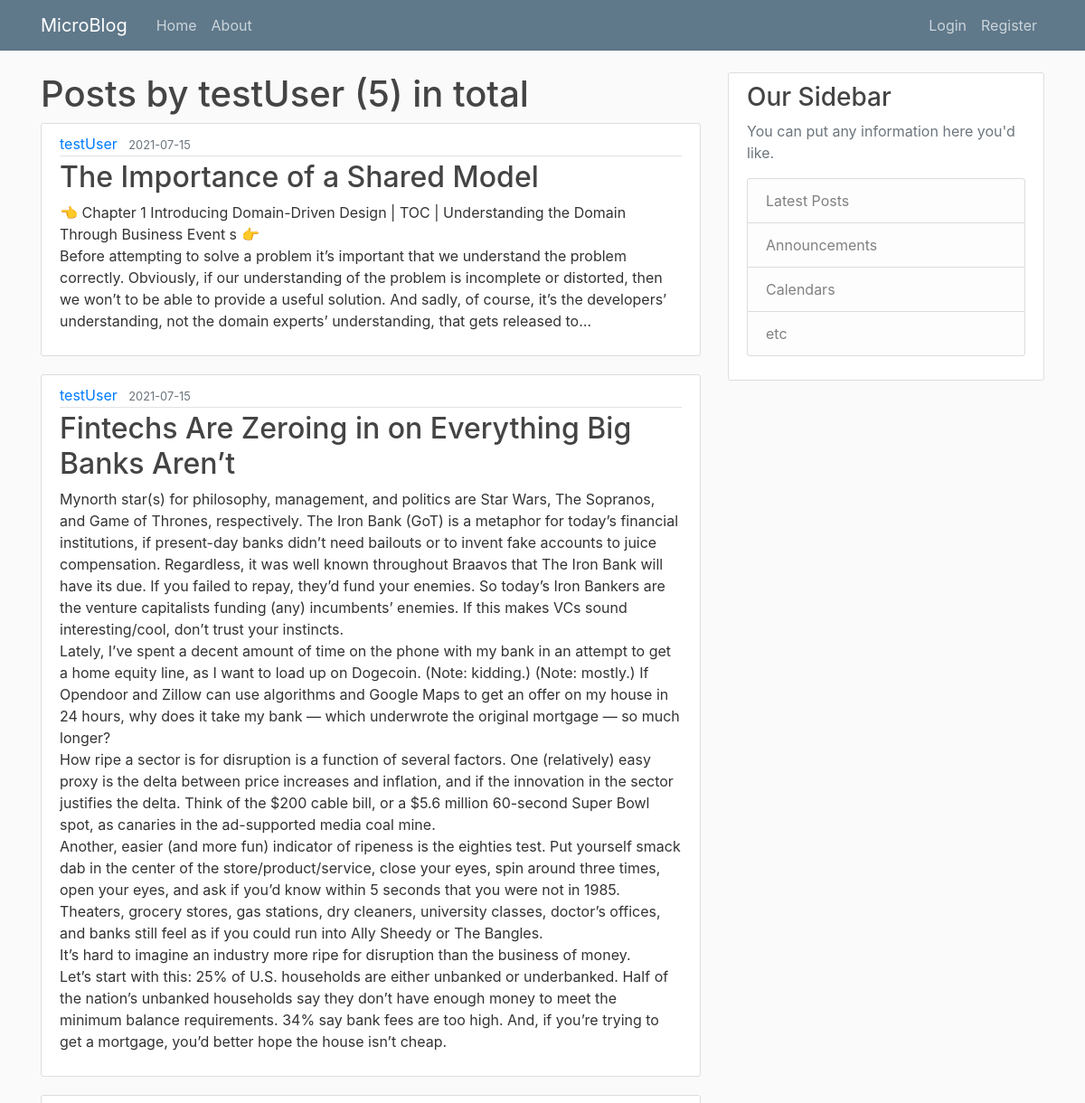
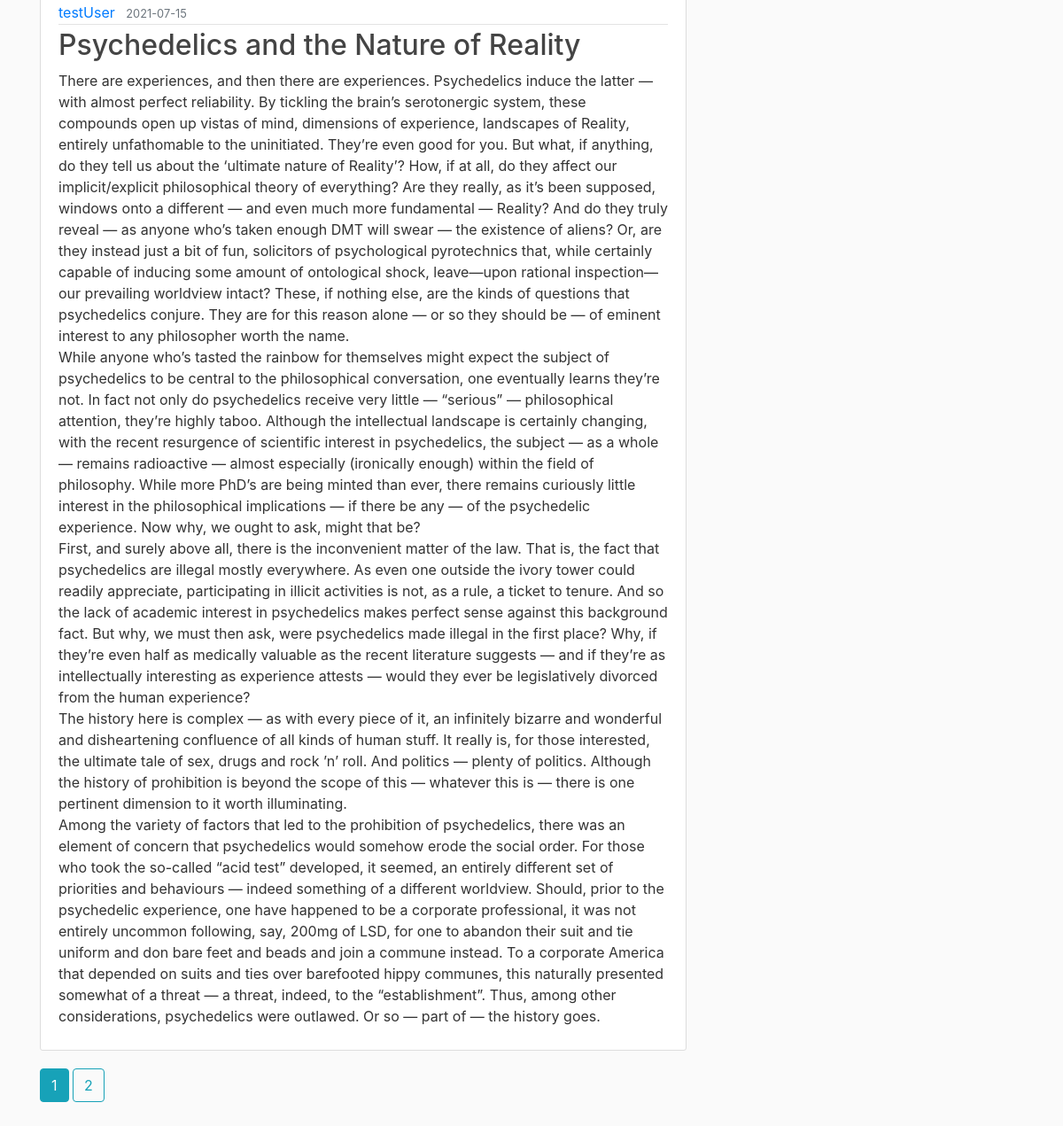
The app's page /user/testUser with its own data (2 pictures, top to bottom).
### microblog/models.py (models this page shows, shortened)
class User(db.Model, UserMixin):
    id = db.Column(db.Integer, primary_key=True)
    username = db.Column(db.String(30), unique=True, nullable=False)
    email = db.Column(db.String(120), unique=True, nullable=False)
    password = db.Column(db.String(60), nullable=False)
    image_file = db.Column(db.String(20), nullable=False,
                           default='default.jpg')
    posts = db.relationship('Post', backref='author', lazy=True)

class Post(db.Model):
    id = db.Column(db.Integer, primary_key=True)
    title = db.Column(db.String(60), nullable=False)
    content = db.Column(db.Text, nullable=False)
    date_posted = db.Column(db.DateTime, nullable=False,
                            default=datetime.utcnow)
    user_id = db.Column(db.Integer, db.ForeignKey('user.id'), nullable=False)

### microblog/routes.py (the view)
@app.route("/user/<string:username>")
def user_posts(username):
    page = request.args.get('page', 1, type=int)
    user = User.query.filter_by(username=username).first_or_404()
    posts = Post.query.filter_by(author=user) .order_by(
        Post.date_posted.desc()).paginate(page=page, per_page=3)
    return render_template('user_posts.html', posts=posts, user=user)

### microblog/templates/user_posts.html
{% extends "layout.html" %}
{% block content %}
<h1>Posts by {{user.username}} ({{posts.total}}) in total</h1>
{% for post in posts.items %}
<article class="media content-section">
    <div class="media-body">
        <div class="article-metadata">
            <a class="mr-2" href="{{ url_for('user_posts', username=post.author.username) }}">{{ post.author.username
                }}</a>
            <small class="text-muted">{{ post.date_posted.strftime('%Y-%m-%d') }}</small>
        </div>
        <h2><a class="article-title" href="{{ url_for('view_post', post_id=post.id) }}">{{ post.title }}</a></h2>
        <p class="article-content">{{ post.content }}</p>
    </div>
</article>
{% endfor %}
{% for page_num in posts.iter_pages(left_edge=1, right_edge=1, left_current=1, right_current=2) %}
{% if page_num %}
{% if posts.page == page_num %}
<a class="btn btn-info mb-5" href="{{ url_for('user_posts', page=page_num, username=user.username) }}">{{page_num}}</a>
{% else %}
<a class="btn btn-outline-info mb-5"
    href="{{ url_for('user_posts', page=page_num, username=user.username) }}">{{page_num}}</a>
{% endif %}
{% else %}
...
{% endif %}
{% endfor %}
{% endblock content %}

### microblog/static/main.css (style rules this page uses)
body { background: #fafafa; color: #333333; margin-top: 5rem; }
h1, h2, h3, h4, h5, h6 { color: #444444; }
.content-section { background: #ffffff; padding: 10px 20px; border: 1px solid #dddddd; border-radius: 3px; margin-bottom: 20px; }
.article-title { color: #444444; }
.article-content { white-space: pre-line; }
.article-metadata { padding-bottom: 1px; margin-bottom: 4px; border-bottom: 1px solid #e3e3e3 }

### records on screen
User: username "testUser"
Post: author.username "testUser", date_posted "2021-07-15", title "The Importance of a Shared Model", content "👈 Chapter 1 Introducing Domain-Driven Design | TOC | Understanding the Domain Through Business Event s 👉 Before attempting to solve a problem it’s important that we understand the problem correctly. Obviously, if our understanding of the problem is incomplete or distorted, then we won’t to be able to provide a useful solution. And sadly, of course, it’s the developers’ understanding, not the domain experts’ understanding, that gets released to…"
Post: author.username "testUser", date_posted "2021-07-15", title "Fintechs Are Zeroing in on Everything Big Banks Aren’t", content "Mynorth star(s) for philosophy, management, and politics are Star Wars, The Sopranos, and Game of Thrones, respectively. The Iron Bank (GoT) is a metaphor for today’s financial institutions, if present-day banks didn’t need bailouts or to invent fake accounts to juice compensation. Regardless, it was well known throughout Braavos that The Iron Bank will have its due. If you failed to repay, they’d fund your enemies. So today’s Iron Bankers are the venture capitalists funding (any) incumbents’ enemies. If this makes VCs sound interesting/cool, don’t trust your instincts. Lately, I’ve spent a decent amount of time on the phone with my bank in an attempt to get a home equity line, as I want to…"
Post: author.username "testUser", date_posted "2021-07-15", title "Psychedelics and the Nature of Reality", content "There are experiences, and then there are experiences. Psychedelics induce the latter — with almost perfect reliability. By tickling the brain’s serotonergic system, these compounds open up vistas of mind, dimensions of experience, landscapes of Reality, entirely unfathomable to the uninitiated. They’re even good for you. But what, if anything, do they tell us about the ‘ultimate nature of Reality’? How, if at all, do they affect our implicit/explicit philosophical theory of everything? Are they really, as it’s been supposed, windows onto a different — and even much more fundamental — Reality? And do they truly reveal — as anyone who’s taken enough DMT will swear — the existence of aliens?…"

### other values on screen
{{ posts.total }} "5"
{{ page_num }} "1"
{{ page_num }} "2"
